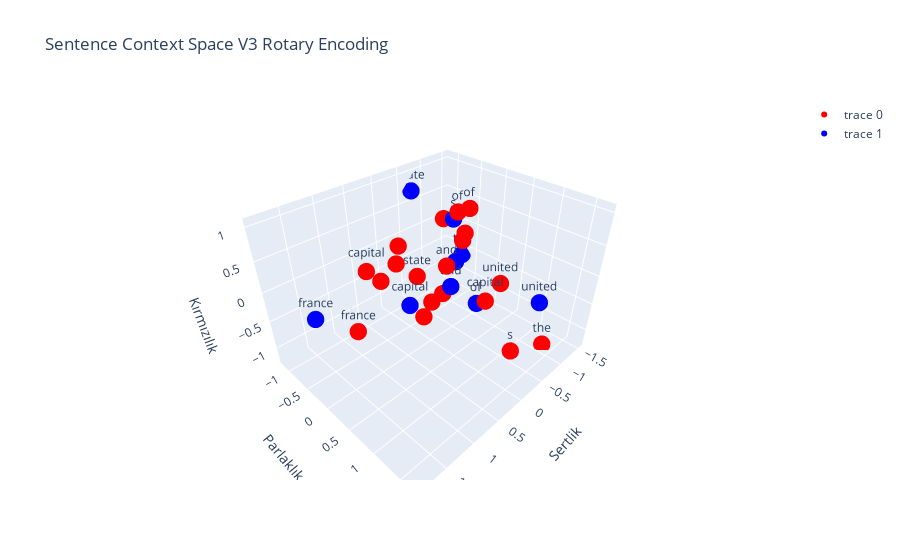

Notebook code cell kept with this figure:
### Code cell
sentences = [
  {
    "words": meanings_with_pos_encodings.detach().numpy(),
    "labels": tokenizer.tokenize(sentence),
    "color": "red",
  },
  {
    "words": meanings.detach().numpy(),
    "labels": tokenizer.tokenize(sentence),
    "color": "blue",
  },
]

plot_dots(sentences, "Sentence Context Space V3 Rotary Encoding")

### Figure 1 — Plotly figure (JSON) as saved in the notebook; plotly's stock layout.template omitted (floating-point values rounded to 4 significant figures)
{"data": [{"hoverinfo": "text", "marker": {"color": "red", "size": 6}, "mode": "markers+text", "text": ["the", " ", "capital", " ", "of", " ", "united", " ", "state", "s", " ", "and", " ", "the", " ", "capital", " ", "of", " ", "france"], "type": "scatter3d", "x": [-1.526, -0.2092, 0.9326, 0.7698, -0.1228, -0.4315, -0.1496, -0.4106, -0.5907, -0.3183, 0.5, -0.1583, -0.7518, -1.11, 0.1257, 0.7132, 0.6472, -0.5514, -0.6643, 1.834], "y": [-0.7502, -0.2013, -0.2774, -0.1935, 0.3777, -0.178, 1.128, -0.1555, -0.9515, 1.296, -0.1103, 0.1584, -0.07449, 1.35, -0.03567, 1.562, 0.004572, 0.2102, 0.04463, 0.7552], "z": [-0.654, -0.7509, 0.3166, 0.1223, 1.047, 0.6491, 0.2814, -0.6625, -0.7913, -0.8974, 0.5979, 0.1103, 0.2059, -1.234, -0.7692, 0.6792, 0.4344, 0.8985, 0.4077, 0.4377]}, {"hoverinfo": "text", "marker": {"color": "blue", "size": 6}, "mode": "markers+text", "text": ["the", " ", "capital", " ", "of", " ", "united", " ", "state", "s", " ", "and", " ", "the", " ", "capital", " ", "of", " ", "france"], "type": "scatter3d", "x": [-1.526, -0.7448, -0.1002, -0.7448, -0.7121, -0.7448, -0.2223, -0.7448, -0.697, -0.07983, -0.7448, -0.111, -0.7448, -1.526, -0.7448, -0.1002, -0.7448, -0.7121, -0.7448, 1.879], "y": [-0.7502, -0.2022, -0.6092, -0.2022, 0.3037, -0.2022, 1.687, -0.2022, -1.161, 0.3417, -0.2022, 0.2927, -0.2022, -0.7502, -0.2022, -0.6092, -0.2022, 0.3037, -0.2022, -0.07213], "z": [-0.654, -0.2297, -0.9798, -0.2297, -0.7773, -0.2297, 0.2284, -0.2297, 0.6995, 0.9488, -0.2297, -0.1578, -0.2297, -0.654, -0.2297, -0.9798, -0.2297, -0.7773, -0.2297, 0.1578]}], "layout": {"scene": {"xaxis": {"title": {"text": "Sertlik"}}, "yaxis": {"title": {"text": "Parlaklık"}}, "zaxis": {"title": {"text": "Kırmızılık"}}}, "title": {"text": "Sentence Context Space V3 Rotary Encoding"}}}
